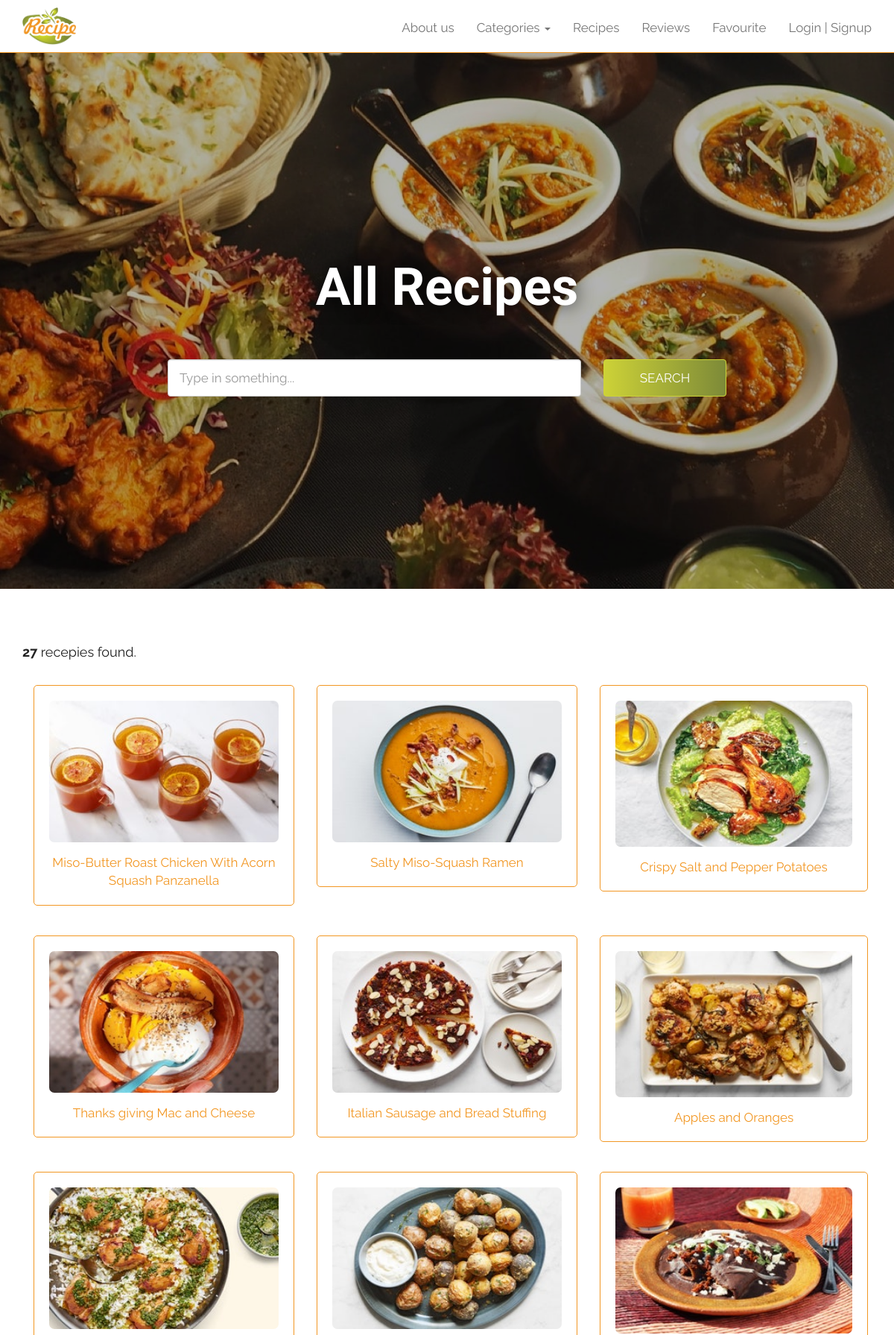
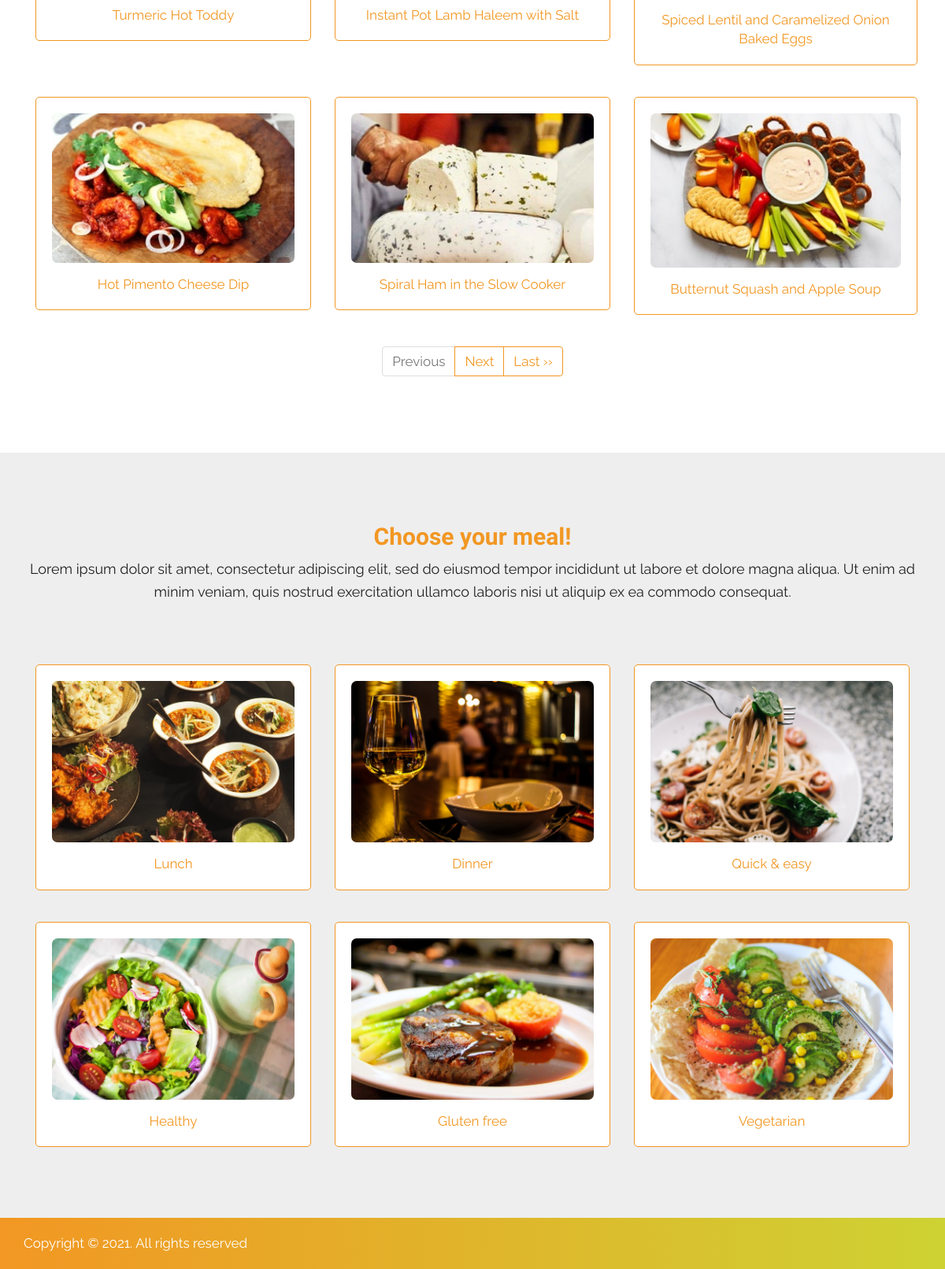
The page /max-recipe/recipes.php on the database its author committed (2 pictures, top to bottom).
### tables this page shows
CREATE TABLE `recipe` (
  `id` int(11) NOT NULL,
  `title` varchar(512) NOT NULL,
  `category_id` int(11) NOT NULL,
  `ingredients` text NOT NULL,
  `instructions` text NOT NULL,
  `image` varchar(256) NOT NULL
);

CREATE TABLE `categories` (
  `id` int(11) NOT NULL,
  `title` varchar(100) NOT NULL,
  `image` varchar(256) NOT NULL
);

### max-recipe/recipes.php (the view, shortened to what this page needs)
<?php
    include_once 'includes/header.php';
    $recipe_id = $_GET['id'];
    $sql = "SELECT count(id) AS counter, id, title, instructions, ingredients, image, category_id FROM recipe WHERE id = '$recipe_id' ";
	$result = mysqli_query($connection, $sql);
	$row = mysqli_fetch_array($result);
	$counter = $row['counter'];
	$image = BASEURL.'/recipe_photos/'.$row['image'];
	$title = $row['title'];
	$ingredients = $row['ingredients'];
	$instructions = $row['instructions'];
	$category_id = $row['category_id'];
?>
</head>
<body>
<?php
    include_once 'includes/nav.php';
	if($counter == 1){
		$sql_cat = "SELECT id, title, image FROM categories WHERE id = '$category_id' ";
		$result_cat = mysqli_query($connection, $sql_cat);
		$row_cat = mysqli_fetch_array($result_cat);
		$category_url = BASEURL.'/category.php?id='.$row_cat['id'];
		$category_title = $row_cat['title'];
		$category_image = BASEURL.'/category_photos/'.$row_cat['image'];
		echo '<title>Recipe | '.$title.'</title>
		<div id="recipe-wrapper" style="background: url('.$image.') center center repeat; background-size: contain;" class="do-hide">
			<div class="recipe-overlay">
				<div class="container">
					<div class="row">
						<div class="col-sm-12 text-center">
							<h1>'.$title.'</h1>';
			        			if(isset($_SESSION['access']) == true){
			        				$user_id = $_SESSION['user_id'];
				        				if(isset($_POST['add-favourite'])){
				        					if(mysqli_query($connection, "INSERT INTO favourite (user_id, recipe_id) VALUES ('$user_id', '$recipe_id') ")){
				        						echo '<div class="alert alert-success alert-dismissible stick-top"><button type="button" class="close text-danger" data-dismiss="alert">&times;</button> Success! Recipe added to favourite successfully</div>';
				        					}
				        				}
				        				if(isset($_POST['remove-favourite'])){
				        					if(mysqli_query($connection, "DELETE FROM favourite WHERE user_id = '$user_id' AND recipe_id = '$recipe_id' ")){
				        						echo '<div class="alert alert-success alert-dismissible stick-top"><button type="button" class="close text-danger" data-dismiss="alert">&times;</button> Success! Recipe is removed from favourite successfully</div>';
				        					}
				        				}
			        				$sql_favourite = "SELECT count(id) AS found FROM favourite WHERE recipe_id = '$recipe_id' AND user_id = ".$user_id;
			        				$result_favourite = mysqli_query($connection, $sql_favourite);
			        				$row_favourite = mysqli_fetch_array($result_favourite);
			        				if($row_favourite['found'] == 0){
				        				echo '<br>
		        						<form name="add-favourite" method="POST">
		        							<button type="submit" name="add-favourite" class="btn btn-primary btn-lg">
		        								<i class="fa fa-check"></i> Add this recipe to favourites <i class="fa fa-heart"></i>
		        							</button>
		        						</form>';
			        				}else{
				        				echo '<br>
		        						<form name="remove-favourite" method="POST">
		        							<button type="submit" name="remove-favourite" class="btn btn-primary btn-lg">
		        								<i class="fa fa-times"></i> Remove this recipe from favourites <i class="fa fa-heart-broken"></i>
		        							</button>
		        						</form>';
			        				}
			        			}
							echo '
						</div>
					</div>
				</div>
			</div>
		</div>';
		echo '
		<div class="section">
			<div class="container">
				<div class="row">
					<div class="col-sm-8">
						<h2 class="orange">Ingredients</h2>
						<p class="lead">'.$ingredients.'</p>
						<br/><br/>
						<h2 class="orange">Instructions</h2>
						<p class="lead">'.$instructions.'</p>
					</div>
					<div class="col-sm-4 text-center">
						<h2 class="orange text-left">Category</h2>
						<a href="'.$category_url.'" class="category-thumb">
							<img src="'.$category_image.'" width="100%" alt="'.$category_title.'"/>
							'.$category_title.'
						</a>
					</div>
				</div>
			</div>
		</div>';
		if(isset($_POST['add-review'])){
			$user_id = $_SESSION['user_id'];
			$stars = mysqli_real_escape_string($connection, $_POST['stars']);
			$comment = mysqli_real_escape_string($connection, $_POST['comment']);
			$sql = "INSERT INTO reviews (user_id, recipe_id, stars, comment) VALUES ('$user_id', '$recipe_id', '$stars', '$comment') ";
			if(mysqli_query($connection, $sql)){
				echo '<div class="alert alert-success alert-dismissible stick-top"><button type="button" class="close text-danger" data-dismiss="alert">&times;</button> Thank You! Your review is published successfully</div>';
			}
		}
			$sql_reviews = "SELECT rev.user_id, rev.recipe_id, rev.stars, rev.comment, u.name
							FROM reviews rev
								INNER JOIN user u
									ON rev.user_id = u.id
							WHERE rev.recipe_id = ".$recipe_id;
			$result_reviews = mysqli_query($connection, $sql_reviews);
			if(mysqli_num_rows($result_reviews) > 0){
				$total_reviews = mysqli_num_rows($result_reviews);
				echo '
				<div class="container">
					<div class="row">
						<div class="col-sm-8">
							<h2 class="orange">Reviews</h2>
							<p>'.$total_reviews.' reviews</p>';
							while($row_reviews = mysqli_fetch_array($result_reviews)){
								$stars = $row_reviews['stars'];
								if($stars == 1){ $star_type_1 = 'rating-golden'; }else{ $star_type_1 = 'rating-gray'; }
								if($stars == 2){ $star_type_1 = $star_type_2 = 'rating-golden'; }else{ $star_type_2 = 'rating-gray'; }
								if($stars == 3){ $star_type_1 = $star_type_2 = $star_type_3 = 'rating-golden'; }else{ $star_type_3 = 'rating-gray'; }
								if($stars == 4){ $star_type_1 = $star_type_2 = $star_type_3 = $star_type_4 = 'rating-golden'; }else{ $star_type_4 = 'rating-gray'; }
								if($stars == 5){ $star_type_1 = $star_type_2 = $star_type_3 = $star_type_4 = $star_type_5 = 'rating-golden'; }else{ $star_type_5 = 'rating-gray'; }
								echo '<div class="well">
										  <table class="reviews">
										  	<tr>
										  		<td style="vertical-align: top">
										  			<img src="'.BASEURL.'/images/user.png" class="user-img">
										  		</td>
										  		<td>
										  			<i class="fa fa-star '.$star_type_1.'"></i>
										  			<i class="fa fa-star '.$star_type_2.'"></i>
										  			<i class="fa fa-star '.$star_type_3.'"></i>
										  			<i class="fa fa-star '.$star_type_4.'"></i>
										  			<i class="fa fa-star '.$star_type_5.'"></i>
										  			<p>"'.$row_reviews['comment'].'"</p>
										  			<small><cite>'.$row_reviews['name'].'</cite></small>
										  		</td>
										  	</tr>
										  </table>
									 </div>';
							}
				echo '
						</div>
					</div>
				</div><br>';
			}
	        if(isset($_SESSION['access']) == true){
	        	$sql_find_reviews = "SELECT count(id) AS found FROM reviews WHERE recipe_id = '$recipe_id' AND user_id = ".$_SESSION['user_id'];
				$result_find_reviews = mysqli_query($connection, $sql_find_reviews);
				$row_find_reviews = mysqli_fetch_array($result_find_reviews);
				if($row_find_reviews['found'] == 0){
					 echo '
					 <div class="container">
							<div class="row">
								<div class="col-sm-8">
									<div class="well">
										<p class="orange">Write your review <br><small>It will be published with your name</small></p>
										<form class="form-horizontal" method="POST" name="add-review">
										    <div class="form-group">
										      	<label class="col-sm-3 control-label">Ratings</label>
										      	<div class="col-sm-9">
										        	<select class="form-control" name="stars">
										        		<option value="1">1</option>
										        		<option value="2">2</option>
										        		<option value="3">3</option>
										        		<option value="4">4</option>
										        		<option value="5">5</option>
										        	</select>
										      	</div>
										    </div>
										    <div class="form-group">
										      	<label class="col-sm-3 control-label">Comment</label>
										      	<div class="col-sm-9">
										        	<textarea name="comment" class="form-control" required></textarea>
										        	<small><em>Once added, it can not be changed.</em></small>
										      	</div>
										    </div>
										    <div class="form-group" style="margin-bottom: 0">
										        <div class="col-sm-9 col-sm-offset-3">
										            <button type="reset" class="btn btn-default">Reset</button>
										            <button type="submit" name="add-review" class="btn btn-primary">Add Review</button>
										        </div>
										    </div>
										</form>
									</div>
								</div>
							</div>
						</div><br>';
				}
	        }
			echo '
			<div class="section" style="background: #DF6B36;">
				<div class="container">
					<div class="row">
						<div class="col-sm-12 text-center">
							<h2 class="text-white">More delicious recipes!</h2>
							<br>
							<p class="text-white">Lorem ipsum dolor sit amet, consectetur adipiscing elit, sed do eiusmod tempor incididunt ut labore et dolore magna aliqua. Ut enim ad minim veniam, quis nostrud exercitation ullamco laboris nisi ut aliquip ex ea commodo consequat.</p>
							<br>';
						    	$sql = "SELECT id, title, image FROM recipe ORDER BY rand() LIMIT 3";
						    	$result = mysqli_query($connection, $sql);
						    	while($row = mysqli_fetch_array($result)){
						    		$image = BASEURL.'/recipe_photos/'.$row['image'];
						    		$url = BASEURL.'/recipes.php?id='.$row['id'];
						    		$title = $row['title'];
						    		echo '
						    		<div class="col-sm-4 text-center">
						    			<a href="'.$url.'" class="category-thumb-orange">
							    			<img src="'.$image.'" width="100%" alt="'.$title.'"/>
							    			'.$title.'
							    		</a>
							    	</div>';
						    	}
			echo '
						</div>
					</div>
				</div>
			</div>';
	}else{
		$page_url = BASEURL.'/recipes.php';
?>
<div id="cat-wrapper" style="background: url('<?php echo BASEURL;?>/category_photos/lunch.jpg') center center no-repeat; background-size: cover;" class="do-hide">
	<div class="cat-overlay">
		<div class="container">
			<div class="row">
				<div class="col-sm-12 text-center">
					<h1>All Recipes</h1>
					<br><br>
				</div>
				<form method="GET" name="search">
					<div class="col-sm-6 col-sm-offset-2">
						<input type="text" name="s" placeholder="Type in something..." class="form-control search-input" value="<?php echo $search;?>" required>
					</div>
					<div class="col-sm-2">
						<input type="submit" value="SEARCH" class="btn btn-primary btn-block search-btn">
					</div>
					<div class="col-sm-12 text-center">
					</div>
				</form>
			</div>
		</div>
	</div>
</div>
<div class="section">
	<div class="container">
		<div class="row">
			<div class="col-sm-12">
			    <?php
			    	$total_records_per_page = PAGINATE;
			    	if (isset($_GET['page_no']) && $_GET['page_no']!="") {
			    	    $page_no = $_GET['page_no'];
			    	} else {
			    	    $page_no = 1;
			    	}
			    	$offset = ($page_no - 1) * $total_records_per_page;
			    	$previous_page = $page_no - 1;
			    	$next_page = $page_no + 1;
			    	$result_count = mysqli_query($connection, "SELECT COUNT(*) As total_records FROM recipe ".$search_sql);
			    	$total_records = mysqli_fetch_array($result_count);
			    	$total_records = $total_records['total_records'];
			    	$total_no_of_pages = ceil($total_records / $total_records_per_page);
			    	echo '<p><strong>'.$total_records.'</strong> recepies found.</p>';
			    	$sql = "SELECT * FROM recipe ".$search_sql." LIMIT $offset, $total_records_per_page ";
			    	$result = mysqli_query($connection, $sql);
			    	$count = 1;
			    	while($row = mysqli_fetch_array($result)){
			    		$url = 'recipes.php?id='.$row['id'];
			    		$title = $row['title'];
			    		$image = BASEURL.'/recipe_photos/'.$row['image'];
			    		if($count % 3 == 0){
			    			echo '<div class="row">';
			    		}
				    		echo '
							<div class="col-sm-4 text-center">
								<a href="'.$url.'" class="category-thumb">
									<img src="'.$image.'" width="100%" alt="'.$title.'"/>
									'.$title.'
								</a>
							</div>';
						if($count % 3 == 0){
			    			echo '</div>';
			    		}
			    		$count++;
			    	}
			    ?>
			   	<div class="row">
	   			   	<div class="col-sm-12">
		   			   	<div class="text-center">
		   		   		   	<ul class="pagination">
		   		   			    <?php
		   		   			    	if(isset($_GET['s'])){
		   		   			    		$page_url = BASEURL.'/recipes.php?s='.$search.'&';
		   		   			    	}else{
		   		   			    		$page_url = BASEURL.'/recipes.php?';
		   		   			    	}
		   		   			    ?>
		   		   			    <li <?php if($page_no <= 1){ echo "class='disabled'"; } ?>>
		   		   				    <a
		   		   				    	<?php
		   		   				    		if($page_no > 1){
		   		   				    			echo "href='".$page_url."page_no=$previous_page'";
		   		   				    		}
		   		   				    	?>
		   		   				    >Previous</a>
		   		   			    </li>
		   		   			    <li <?php if($page_no >= $total_no_of_pages){ echo "class='disabled'"; } ?>>
		   		   			    	<a
		   		   				    	<?php
		   		   				    		if($page_no < $total_no_of_pages) {
		   		   				    			echo "href='".$page_url."page_no=$next_page'";
		   		   				    		}
		   		   				    	?>
		   		   			    	>Next</a>
		   		   			    </li>
		   		   			    <?php
		   		   			    	if($page_no < $total_no_of_pages){
		   		   			    		echo "<li><a href='".$page_url."page_no=$total_no_of_pages'>Last &rsaquo;&rsaquo;</a></li>";
		   		   			    	}
		   		   			    ?>
		   		   		    </ul>
		   			   	</div>
	   			   	</div>
			   	</div>
			</div>
		</div>
	</div>
</div>
<?php
	}
?>
<div class="section" style="background: #eee;">
	<div class="container">
		<div class="row">
			<div class="col-sm-12 text-center">
				<h2 class="orange">Choose your meal!</h2>
				<p>Lorem ipsum dolor sit amet, consectetur adipiscing elit, sed do eiusmod tempor incididunt ut labore et dolore magna aliqua. Ut enim ad minim veniam, quis nostrud exercitation ullamco laboris nisi ut aliquip ex ea commodo consequat.</p>
				<br><br>
			    <?php
			    	$sql = "SELECT id, title, image FROM categories";
			    	$result = mysqli_query($connection, $sql);
			    	while($row = mysqli_fetch_array($result)){
			    		$image = BASEURL.'/category_photos/'.$row['image'];
			    		$url = BASEURL.'/category.php?id='.$row['id'];
			    		$title = $row['title'];
			    		echo '
			    		<div class="col-sm-4 text-center">
			    			<a href="'.$url.'" class="category-thumb">
				    			<img src="'.$image.'" class="img-responsive" alt="'.$title.'"/>
				    			'.$title.'
				    		</a>
				    	</div>';
			    	}
			    ?>
			</div>
		</div>
	</div>
</div>
<?php
    include_once 'includes/footer.php';
?>

### max-recipe/css/style.css (style rules this page uses)
html, body, * { font-family: 'Raleway', sans-serif; }
body { margin-top: 70px; }
body, p { font-size: 17px; font-weight: 400; color: #222222; }
p { font-size: 18px; line-height: 29px; }
a { color: #F29723; transition: all 0.3s; text-decoration: none; }
.btn { font-size: 18px; }
h1, .h1, h2, .h2, h3, .h3, h4, .h4, h5, .h5, h6, .h6 { font-family: 'Acme', sans-serif; font-weight: bold; color: #222222; }
h1, .h1 { font-size: 56px; color: #fff; text-shadow: 0 0 25px rgba(0, 0, 0, 0.8); }
a, button, .btn { transition: all 0.3s; }
.section { padding: 70px 0; }
.orange { color: #F29723; }
.cat-overlay { background: rgba(0, 0, 0,0.3); padding: 100px 0; min-height: 90vh; display: flex; align-items: center; }
.btn-primary { background-color: #CDD237; background-image: linear-gradient(to right, #CDD237, #7D8A38); border-color: #CDD237; }
.category-thumb, .category-thumb:hover, .category-thumb-orange, .category-thumb-orange:hover { border: 1px solid #F29723; display: block; padding: 20px; margin: 20px 0; color: #F29723; border-radius: 5px; text-decoration: none; background-color: #fff; }
.category-thumb img, .category-thumb-orange img { border-radius: 7px; margin-bottom: 15px; }
.pagination>li>a, .pagination>li>span { color: #F29723; border: 1px solid #F29723; }
.search-input { height: 50px; padding: 6px 15px; font-size: 17px; }
.search-btn { height: 50px; font-size: 17px; }
@media (min-width: 768px) { .cat-overlay h1 { font-size: 70px; } }

### rows shown on the page
recipe: image (picture), title "Miso-Butter Roast Chicken With Acorn Squash Panzanella"
recipe: image (picture), title "Salty Miso-Squash Ramen"
recipe: image (picture), title "Crispy Salt and Pepper Potatoes"
recipe: image (picture), title "Thanks giving Mac and Cheese"
recipe: image (picture), title "Italian Sausage and Bread Stuffing"
recipe: image (picture), title "Apples and Oranges"
recipe: image (picture), title "Turmeric Hot Toddy"
recipe: image (picture), title "Instant Pot Lamb Haleem with Salt"
recipe: image (picture), title "Spiced Lentil and Caramelized Onion Baked Eggs"
recipe: image (picture), title "Hot Pimento Cheese Dip"
recipe: image (picture), title "Spiral Ham in the Slow Cooker"
recipe: image (picture), title "Butternut Squash and Apple Soup"
categories: image (picture), title "Lunch"
categories: image (picture), title "Dinner"
categories: image (picture), title "Quick & easy"
categories: image (picture), title "Healthy"
categories: image (picture), title "Gluten free"
categories: image (picture), title "Vegetarian"

### other values the page prints
$total_records "27"
